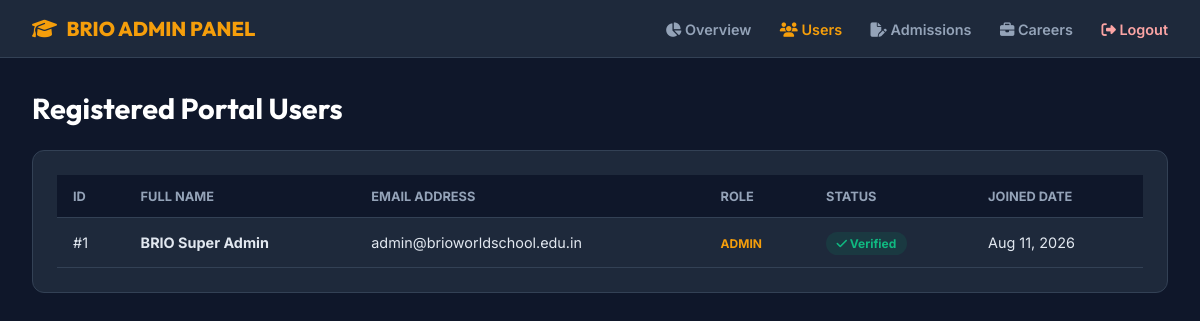
The page /admin/users.php (signed in) on the database its author committed.
### tables this page shows
CREATE TABLE `users` (
  `id` INT AUTO_INCREMENT PRIMARY KEY,
  `name` VARCHAR(100) NOT NULL,
  `email` VARCHAR(150) NOT NULL UNIQUE,
  `password` VARCHAR(255) NOT NULL,
  `role` ENUM('user', 'admin') DEFAULT 'user',
  `otp_code` VARCHAR(10) DEFAULT NULL,
  `otp_expires` DATETIME DEFAULT NULL,
  `is_verified` TINYINT(1) DEFAULT 0,
  `created_at` TIMESTAMP DEFAULT CURRENT_TIMESTAMP,
  `updated_at` TIMESTAMP DEFAULT CURRENT_TIMESTAMP ON UPDATE CURRENT_TIMESTAMP
);

### admin/users.php (the view, shortened to what this page needs)
<?php
$db = getCoreDB();
function safeFetchAll($db, $sql) {
    try {
        $stmt = $db->prepare($sql);
        $stmt->execute();
        return $stmt->fetchAll() ?: [];
    } catch (Exception $e) {
        return [];
    }
}
$users = safeFetchAll($db, "SELECT * FROM users ORDER BY id DESC");
?>
<!DOCTYPE html>
<html lang="en">
<head>
  <link rel="stylesheet" href="https://cdnjs.cloudflare.com/ajax/libs/font-awesome/6.4.0/css/all.min.css">
</head>
<body>
  <header>
    <a href="index.php" class="brand"><i class="fa-solid fa-graduation-cap"></i> BRIO ADMIN PANEL</a>
    <div class="nav-links">
      <a href="index.php"><i class="fa-solid fa-chart-pie"></i> Overview</a>
      <a href="users.php" class="active"><i class="fa-solid fa-users"></i> Users</a>
      <a href="admissions.php"><i class="fa-solid fa-file-pen"></i> Admissions</a>
      <a href="careers.php"><i class="fa-solid fa-briefcase"></i> Careers</a>
      <a href="logout.php" style="color: #FCA5A5;"><i class="fa-solid fa-right-from-bracket"></i> Logout</a>
    </div>
  </header>
  <div class="container">
    <h1 style="font-family: 'Outfit', sans-serif; font-size: 1.8rem; margin-bottom: 1.5rem; color: white;">
      Registered Portal Users
    </h1>
    <div class="card">
      <?php if (empty($users)): ?>
        <p style="color: #64748B;">No users registered yet.</p>
      <?php else: ?>
        <table>
          <thead>
            <tr>
              <th>ID</th>
              <th>Full Name</th>
              <th>Email Address</th>
              <th>Role</th>
              <th>Status</th>
              <th>Joined Date</th>
            </tr>
          </thead>
          <tbody>
            <?php foreach ($users as $u): ?>
              <tr>
                <td>#<?= $u['id'] ?></td>
                <td><strong><?= htmlspecialchars($u['name'] ?? '') ?></strong></td>
                <td><?= htmlspecialchars($u['email'] ?? '') ?></td>
                <td><span style="text-transform: uppercase; font-size: 0.75rem; font-weight: 700; color: #F59E0B;"><?= htmlspecialchars($u['role'] ?? 'user') ?></span></td>
                <td>
                  <?php if (!empty($u['is_verified'])): ?>
                    <span class="badge-verified"><i class="fa-solid fa-check"></i> Verified</span>
                  <?php else: ?>
                    <span class="badge-unverified"><i class="fa-solid fa-clock"></i> Unverified</span>
                  <?php endif; ?>
                </td>
                <td><?= date('M d, Y', strtotime($u['created_at'] ?? 'now')) ?></td>
              </tr>
            <?php endforeach; ?>
          </tbody>
        </table>
      <?php endif; ?>
    </div>
  </div>
</body>
</html>

### admin/users.php (style rules this page uses)
* { box-sizing: border-box; margin: 0; padding: 0; }
body { font-family: 'Inter', sans-serif; background: #0F172A; color: #F8FAFC; min-height: 100vh; }
header { background: #1E293B; border-bottom: 1px solid #334155; padding: 1rem 2rem; display: flex; align-items: center; justify-content: space-between; }
.brand { font-family: 'Outfit', sans-serif; font-size: 1.25rem; font-weight: 800; color: #F59E0B; text-decoration: none; display: flex; align-items: center; gap: 0.6rem; }
.nav-links a { color: #94A3B8; text-decoration: none; margin-left: 1.5rem; font-size: 0.9rem; font-weight: 600; }
.nav-links a:hover, .nav-links a.active { color: #F59E0B; }
.container { padding: 2rem; max-width: 1200px; margin: 0 auto; width: 100%; }
.card { background: #1E293B; border: 1px solid #334155; border-radius: 12px; padding: 1.5rem; }
table { width: 100%; border-collapse: collapse; text-align: left; }
th { background: #0F172A; color: #94A3B8; padding: 0.85rem 1rem; font-size: 0.8rem; text-transform: uppercase; font-weight: 700; border-bottom: 1px solid #334155; }
td { padding: 1rem; border-bottom: 1px solid #334155; font-size: 0.9rem; color: #E2E8F0; }
.badge-verified { background: rgba(5,150,105,0.15); color: #10B981; padding: 0.25rem 0.65rem; border-radius: 20px; font-size: 0.75rem; font-weight: 700; }

### rows shown on the page
users: id "1", name "BRIO Super Admin", email "admin@brioworldschool.edu.in", role "ADMIN", is_verified 1 (drawn), created_at "Aug 11, 2026"
